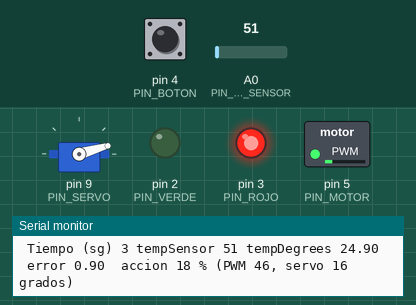
The sketch below on a simulated Arduino Uno, built with avr-gcc and run on an emulated ATmega328P. Shown: servo, switched loads named in the sketch (green lamp = pin HIGH), output pins drawn as LEDs (lit = HIGH), the last lines printed to the serial monitor. Inputs (shaded band) come from the test bench; at power-on: A0 (PIN_TEMP_SENSOR) = 51, pin 4 (PIN_BOTON) LOW.

Above: at 3.2 s.
3.3 s: A0 (PIN_TEMP_SENSOR) set to 61
At 4.5 s:
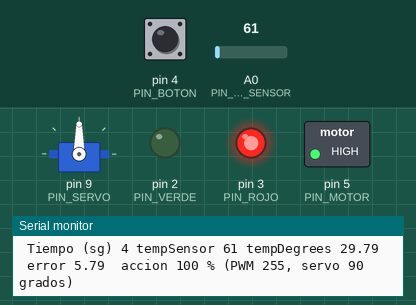
5.5 s: A0 (PIN_TEMP_SENSOR) set to 30
At 7.1 s:
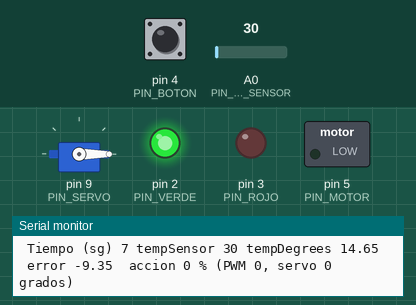
7.5 s: A0 (PIN_TEMP_SENSOR) set to 46
9.2 s: A0 (PIN_TEMP_SENSOR) set to 50
At 11.2 s:
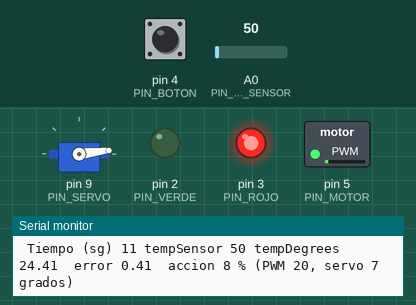
11.5 s: A0 (PIN_TEMP_SENSOR) set to 71
At 13.1 s:
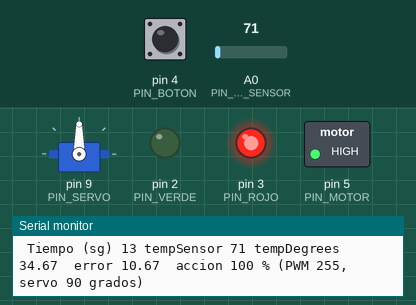
Timing chart, 0 to 14.5 s (numbered marks = the images above; inputs shaded):
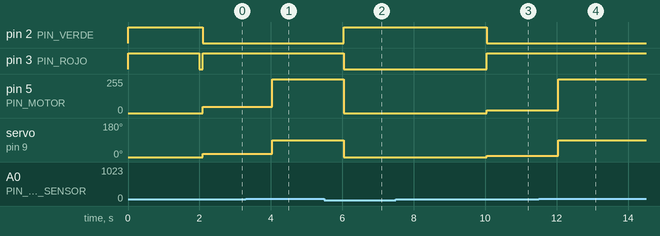

Measured:
- the behaviour switches between 49 and 50 on A0 (PIN_TEMP_SENSOR) (found by bisection; images 2 and 3)
- after the input at 3.3 s, pin 5 (PIN_MOTOR): 46/255 → 255/255 after 0.74 s; servo on pin 9 (PIN_SERVO): 16° → 90° after 0.74 s
- after the input at 5.5 s, pin 2 (PIN_VERDE): LOW → HIGH after 0.54 s; pin 3 (PIN_ROJO): HIGH → LOW after 0.54 s; pin 5 (PIN_MOTOR): 255/255 → 0/255 after 0.54 s; servo on pin 9 (PIN_SERVO): 90° → 0° after 0.54 s
- after the input at 9.2 s, pin 2 (PIN_VERDE): HIGH → LOW after 0.84 s; pin 3 (PIN_ROJO): LOW → HIGH after 0.84 s; pin 5 (PIN_MOTOR): 0/255 → 20/255 after 0.84 s; servo on pin 9 (PIN_SERVO): 0° → 7° after 0.84 s
- after the input at 11.5 s, pin 5 (PIN_MOTOR): 20/255 → 255/255 after 0.54 s; servo on pin 9 (PIN_SERVO): 7° → 90° after 0.54 s

The sketch:

C4_proporcional.ino
```cpp
/*
 * Práctica 2 - C4: Sistema de monitorización y control de temperatura (avanzado)
 * ------------------------------------------------------------------------------
 * Modifica C3 para que la acción de control sea PROPORCIONAL a la diferencia
 * entre la temperatura medida y la temperatura umbral:
 *
 *     velocidad (%) = KP * (temperatura - UMBRAL)     limitada a [0, 100]
 *
 *   - Por debajo del umbral la acción es negativa -> motor parado (0 %).
 *   - Por encima, el motor gira más rápido cuanto mayor es la diferencia,
 *     hasta saturar al 100 % cuando la diferencia llega a 100 / KP grados.
 *
 * El servo indica la velocidad impuesta: 0..100 %  ->  0..90º.
 * El pulsador, como en C3, fuerza el enfriamiento al 100 % mientras se pulsa.
 *
 * Constante de proporcionalidad: probar con KP = 20, 50 y 100.
 *
 * Montaje: el mismo que C3 (LM35 en A0, pulsador en D4, LED rojo en D3,
 * LED verde en D2, motor en D5 y servo en D9).
 */

#include <Servo.h>   // Librería estándar de Arduino para servomotores

// ---------------------------------------------------------------------------
// Pines
// ---------------------------------------------------------------------------
const uint8_t PIN_BOTON       = 4;
const uint8_t PIN_ROJO        = 3;
const uint8_t PIN_VERDE       = 2;
const uint8_t PIN_TEMP_SENSOR = A0;
const uint8_t PIN_MOTOR       = 5;   // Pin PWM del Timer0 (no le afecta Servo)
const uint8_t PIN_SERVO       = 9;   // La librería Servo usa el Timer1

// ---------------------------------------------------------------------------
// Parámetros del ADC y del sensor (igual que en la Práctica 1)
// ---------------------------------------------------------------------------
const float VREF_MV           = 5000.0;  // Tensión de referencia del ADC (mV)
const float ADC_RESOLUCION    = 1024.0;  // ADC de 10 bits -> 0..1023
const float LM35_MV_POR_GRADO = 10.0;    // LM35: 10 mV/°C, 0 °C = 0 mV
const uint8_t NUM_MUESTRAS    = 10;      // Lecturas promediadas para filtrar ruido

// ---------------------------------------------------------------------------
// Control proporcional
// ---------------------------------------------------------------------------
const float UMBRAL = 24.0;   // Temperatura de consigna (°C)
const float KP     = 20.0;   // Constante de proporcionalidad (% por °C).
                             // Probar con 20, 50 y 100.

const unsigned long PERIODO_MUESTREO_MS = 1000;  // Lectura y control cada 1 s
const unsigned long DURACION_INICIO_MS  = 2000;  // Prueba de LEDs al arrancar

// ---------------------------------------------------------------------------
// Actuadores
// ---------------------------------------------------------------------------
const uint8_t PWM_MAX       = 255;  // Valor PWM para el 100 % de velocidad
const uint8_t ANGULO_MAX    = 90;   // Ángulo del servo para el 100 %

// ---------------------------------------------------------------------------
// Variables de estado
// ---------------------------------------------------------------------------
Servo servo;                        // Objeto que controla el servomotor

unsigned long ultimoMuestreo = 0;   // Instante (ms) de la última lectura
uint8_t porcentajeTemp = 0;         // Acción de control calculada (0..100 %)
int16_t porcentajeAplicado = -1;    // Último % enviado a los actuadores
                                    // (-1 para forzar la primera actualización)


// ===========================================================================
// Funciones auxiliares: sensor (Práctica 1)
// ===========================================================================

// Lee el sensor NUM_MUESTRAS veces y devuelve la media del ADC (0..1023).
int leerSensorPromediado()
{
  long suma = 0;
  for (uint8_t i = 0; i < NUM_MUESTRAS; i++)
  {
    suma += analogRead(PIN_TEMP_SENSOR);
  }
  return suma / NUM_MUESTRAS;
}

// Convierte un valor del ADC a milivoltios.
float adcAMilivoltios(int valorAdc)
{
  return valorAdc * (VREF_MV / ADC_RESOLUCION);
}

// Convierte milivoltios a grados Celsius según la recta del LM35.
float milivoltiosAGrados(float mV)
{
  return mV / LM35_MV_POR_GRADO;
}


// ===========================================================================
// Funciones auxiliares: control y actuadores
// ===========================================================================

// Ley de control proporcional: % de velocidad a partir de la temperatura.
// La acción se limita (satura) al rango físico del motor, 0..100 %.
uint8_t calcularAccionControl(float temperatura)
{
  float error  = temperatura - UMBRAL;   // > 0 si hace más calor del deseado
  float accion = KP * error;             // Acción proporcional al error

  if (accion <= 0.0)
  {
    return 0;                            // Por debajo del umbral: no enfriar
  }
  if (accion >= 100.0)
  {
    return 100;                          // Saturación: velocidad máxima
  }
  return (uint8_t)(accion + 0.5);        // Redondeo al entero más cercano
}

// Convierte un porcentaje (0..100) al valor PWM (0..255), redondeando (C1).
uint8_t porcentajeAPwm(uint8_t porcentaje)
{
  return (uint8_t)((porcentaje * (unsigned int)PWM_MAX + 50) / 100);
}

// Convierte un porcentaje (0..100) al ángulo del servo (0..90º), redondeando.
uint8_t porcentajeAAngulo(uint8_t porcentaje)
{
  return (uint8_t)((porcentaje * (unsigned int)ANGULO_MAX + 50) / 100);
}

// Enciende un LED y apaga el otro.
void encenderLeds(bool rojo, bool verde)
{
  digitalWrite(PIN_ROJO,  rojo  ? HIGH : LOW);
  digitalWrite(PIN_VERDE, verde ? HIGH : LOW);
}

// Aplica una velocidad (0..100 %) a todo el sistema de enfriamiento:
//   motor (PWM), servo indicador (0..90º) y LEDs (rojo si está enfriando).
void aplicarEnfriamiento(uint8_t porcentaje)
{
  analogWrite(PIN_MOTOR, porcentajeAPwm(porcentaje));
  servo.write(porcentajeAAngulo(porcentaje));
  encenderLeds(porcentaje > 0, porcentaje == 0);
}

// Muestra por el terminal virtual la medida y la acción de control.
void imprimirMedida(int valorAdc, float grados, uint8_t porcentaje)
{
  Serial.print(F(" Tiempo (sg) "));
  Serial.print(millis() / 1000);
  Serial.print(F(" tempSensor "));
  Serial.print(valorAdc);
  Serial.print(F(" tempDegrees "));
  Serial.print(grados);
  Serial.print(F("  error "));
  Serial.print(grados - UMBRAL);
  Serial.print(F("  accion "));
  Serial.print(porcentaje);
  Serial.print(F(" % (PWM "));
  Serial.print(porcentajeAPwm(porcentaje));
  Serial.print(F(", servo "));
  Serial.print(porcentajeAAngulo(porcentaje));
  Serial.println(F(" grados)"));
}


// ===========================================================================
// setup(): se ejecuta una sola vez al arrancar
// ===========================================================================
void setup()
{
  // Comunicación serie PC-Arduino (debe coincidir con el Virtual Terminal)
  Serial.begin(9600);

  // Entradas y salidas digitales
  pinMode(PIN_BOTON, INPUT);
  pinMode(PIN_ROJO,  OUTPUT);
  pinMode(PIN_VERDE, OUTPUT);
  pinMode(PIN_MOTOR, OUTPUT);

  // Servo asociado a su pin
  servo.attach(PIN_SERVO);

  // Estado inicial: motor parado y servo a 0º
  analogWrite(PIN_MOTOR, 0);
  servo.write(0);

  // Prueba de LEDs: ambos encendidos 2 s para indicar que arranca la aplicación
  encenderLeds(true, true);
  delay(DURACION_INICIO_MS);
  encenderLeds(false, true);

  Serial.print(F("Practica 2 - C4: control proporcional con KP = "));
  Serial.println(KP);

  // Forzamos una primera lectura inmediata en loop()
  ultimoMuestreo = millis() - PERIODO_MUESTREO_MS;
}


// ===========================================================================
// loop(): se ejecuta continuamente
// ---------------------------------------------------------------------------
// La temperatura se lee y la acción de control se recalcula cada
// PERIODO_MUESTREO_MS (sin delay); el pulsador se atiende en cada vuelta.
// ===========================================================================
void loop()
{
  unsigned long ahora = millis();

  // --- 1) Medida y cálculo de la acción de control -------------------------
  if (ahora - ultimoMuestreo >= PERIODO_MUESTREO_MS)
  {
    ultimoMuestreo = ahora;

    int   tempSensor  = leerSensorPromediado();
    float tempDegrees = milivoltiosAGrados(adcAMilivoltios(tempSensor));

    porcentajeTemp = calcularAccionControl(tempDegrees);

    imprimirMedida(tempSensor, tempDegrees, porcentajeTemp);
  }

  // --- 2) Aplicación a los actuadores --------------------------------------
  // El pulsador fuerza el 100 % mientras esté pulsado (como en C3).
  bool botonPulsado  = (digitalRead(PIN_BOTON) == HIGH);
  uint8_t porcentaje = botonPulsado ? 100 : porcentajeTemp;

  // Solo se actúa cuando cambia la acción, para no reenviar la misma orden
  // al motor y al servo en cada vuelta del bucle.
  if (porcentaje != porcentajeAplicado)
  {
    porcentajeAplicado = porcentaje;
    aplicarEnfriamiento(porcentaje);
  }
}
```
